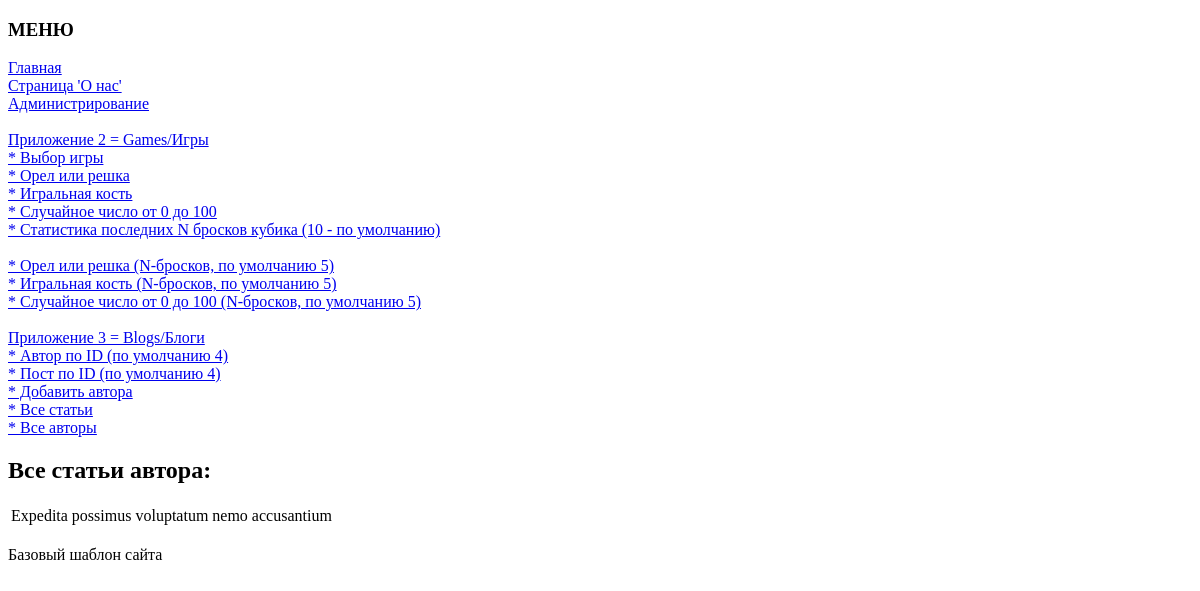
The page /blogs/author/1/ on the database as committed earlier.
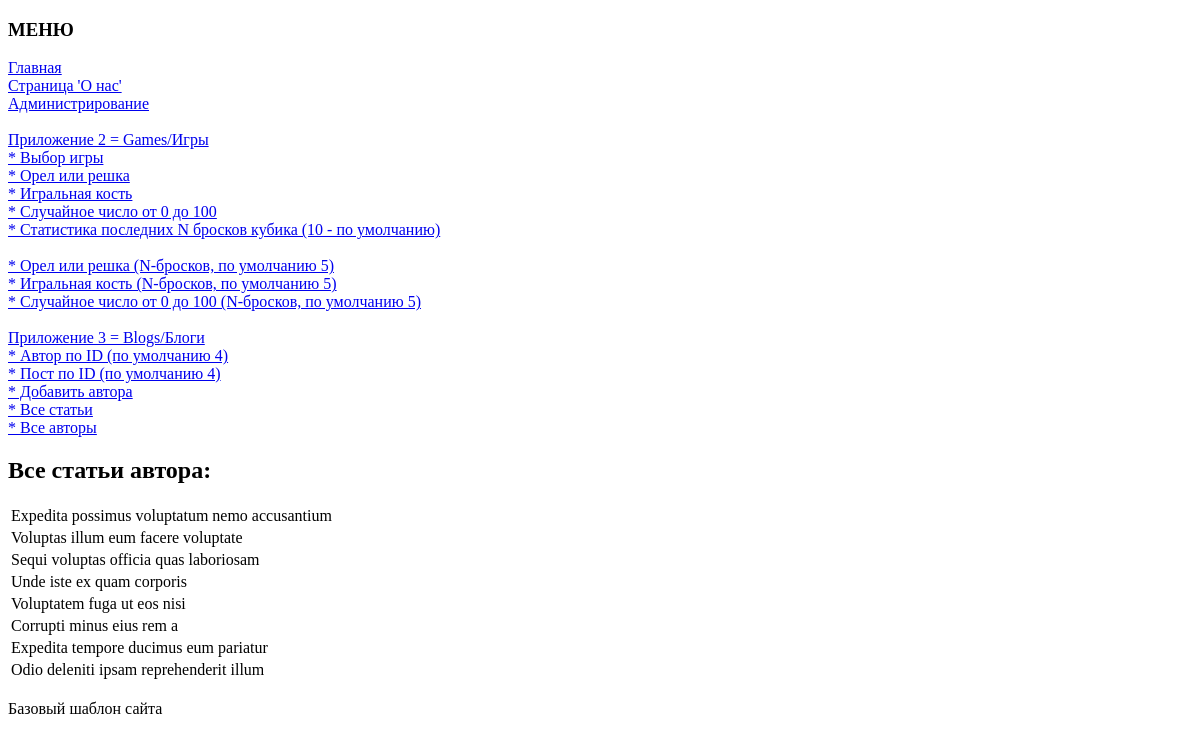
The same page on the database as committed later.
### blogs/models.py (models this page shows, shortened)
class Post(models.Model):
    title = models.CharField(max_length=200)
    content = models.TextField()
    date_pub = models.DateField()
    author = models.ForeignKey(Author, on_delete=models.CASCADE)
    category = models.CharField(max_length=100)
    views_count = models.IntegerField(default=0)
    ispublic = models.BooleanField(default=False)

### blogs/views.py (the view)
# urls.py: path('author/<int:author_id>/', views.author_posts, name='author_posts'),
def author_posts(request, author_id):
    author = get_object_or_404(Author, pk=author_id)
    posts = Post.objects.filter(author=author)
    return render(request, 'blogs/author_posts.html', {'author': author, 'posts': posts})

### blogs/templates/blogs/author_posts.html (shortened to what this page needs)
{% extends 'base.html' %}
{% block content %}
    <h2>Все статьи автора: {{ author.fullname }}</h2>
    <table>
        {% for post in posts %}
            <tr>
                {% if post.ispublic %}
                    <td><a href="{% url 'post_full' post.id %}">{{ post.title }}</a>
                {% else %}
                    <td><a>{{ post.title }}</a>
                {% endif %}
            </tr>
        {% endfor %}
    </table>
{% endblock %}

Rows that differ between the two databases and show on the page:
added Post: title "Voluptas illum eum facere voluptate"
added Post: title "Sequi voluptas officia quas laboriosam"
added Post: title "Unde iste ex quam corporis"
added Post: title "Voluptatem fuga ut eos nisi"
added Post: title "Corrupti minus eius rem a"
added Post: title "Expedita tempore ducimus eum pariatur"
added Post: title "Odio deleniti ipsam reprehenderit illum"
